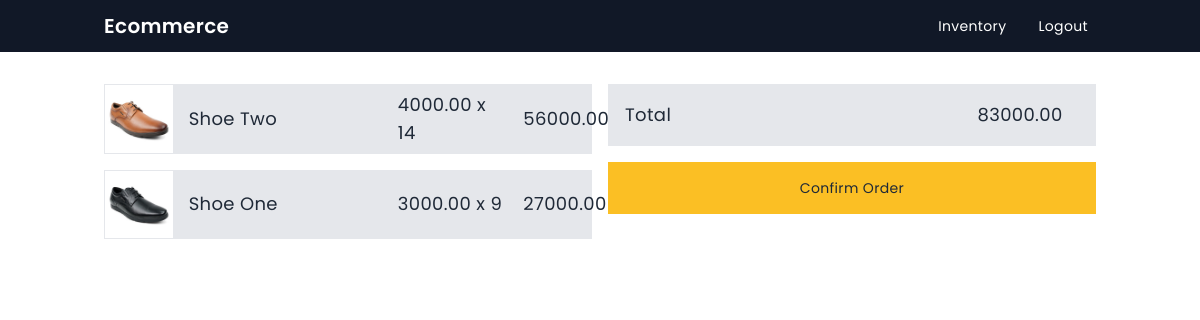
Screenshot of /cart/ (signed in) with the database file from the repository.
### cart/models.py (models this page shows)
class CartItem(models.Model):
    product = models.ForeignKey(Product, on_delete=models.CASCADE, related_name="cart_item_product")
    cart = models.ForeignKey(Cart, on_delete=models.CASCADE, related_name="cart_item_cart")
    quantity = models.PositiveIntegerField(default=1)

class Cart(models.Model):
    user = models.ForeignKey(User, on_delete=models.CASCADE, related_name="user_cart")
    def get_total(self):
        total = 0
        for item in self.cart_item_cart.all():
            total += item.product.price * item.quantity
        return total

### product/models.py (models this page shows)
class Product(models.Model):
    name = models.CharField(max_length=255)
    image = models.ImageField(upload_to="product")
    price = models.DecimalField(max_digits=10, decimal_places=2)
    seller = models.ForeignKey(User, on_delete=models.CASCADE, related_name='products_seller')

### cart/views.py (the view)
# urls.py: path('', cartView, name='cart'),
def cartView(request):
    cart = get_object_or_404(Cart, user=request.user)
    cart_items = CartItem.objects.filter(cart=cart)
    context = {
        'cart': cart,
        'cart_items': cart_items,
    }
    return render(request, 'cart.html', context)

### cart/templatetags/math_filters.py (called while the page is built)
@register.filter
def multiply(value, arg):
    return value * arg

### templates/cart.html
{% extends "base.html" %}
{% load math_filters %}
{% load static %}
{% block body_block %}
    <div class="grid grid-cols-2 gap-4 mt-4">
        <div class="flex flex-col gap-4">
            {% for product in cart_items %}
                <div class="bg-gray-200 border grid grid-cols-12 gap-4 items-center">
                    <img src="{{ product.product.image.url }}" alt="" class="object-cover w-full col-span-2">
                    <h3 class="text-lg col-span-5">{{ product.product.name }}</h3>
                    <h3 class="text-lg col-span-3">{{ product.product.price }} x {{ product.quantity }}</h3>
                    <h3 class="text-lg col-span-2">{{ product.product.price|multiply:product.quantity }}</h3>
                </div>
            {% empty %}
                <p>Your cart is empty.</p>
            {% endfor %}
        </div>
        <div class="flex flex-col gap-4">
            <div class="bg-gray-200 border grid grid-cols-12 gap-4 items-center p-4">
                <h3 class="text-lg col-span-9">Total</h3>
                <h3 class="text-lg col-span-3">{{ cart.get_total }}</h3>
            </div>
            <a href="{% url 'cart:confirm_order' %}" class="bg-yellow-400 hover:bg-yellow-500 text-center p-4 ">Confirm
                Order</a>
        </div>
    </div>
{% endblock %}

### rows the page displays
CartItem: product.image (picture), product.name "Shoe Two", product.price "4000.00", quantity "14", product.price|multiply "56000.00"
CartItem: product.image (picture), product.name "Shoe One", product.price "3000.00", quantity "9", product.price|multiply "27000.00"
Cart: get_total "83000.00"
